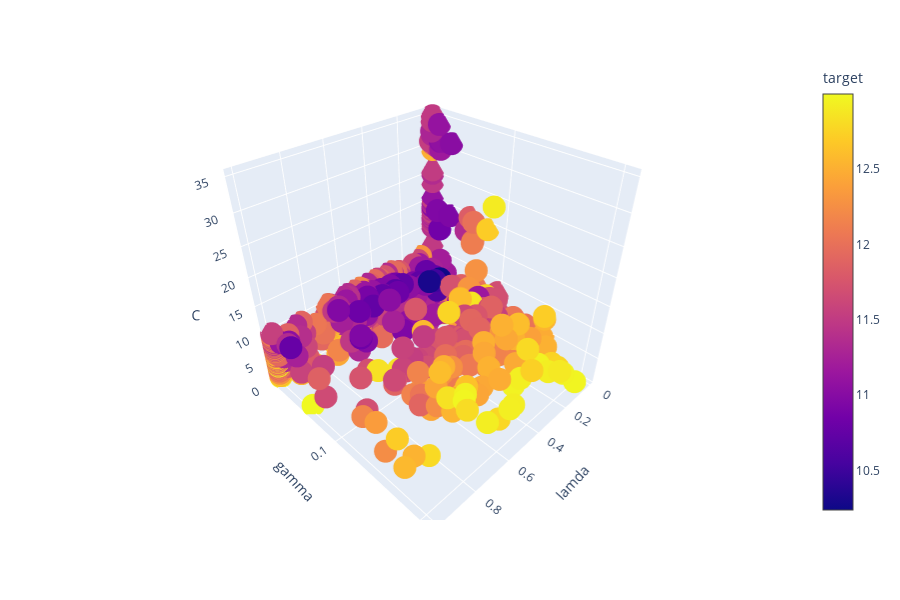

Source (notebook cell):
### Code cell
px.scatter_3d(df1, x = "lamda", y = "gamma", z = "C", color = "target", hover_data = ["epsilon"])

### Figure 1 — Plotly figure (JSON) as saved in the notebook; plotly's stock layout.template omitted (floating-point values rounded to 4 significant figures; data arrays with more than 128 entries replaced by an {"elided": "..."} marker saying what was removed)
{"data": [{"customdata": {"elided": "1290x1 float values"}, "hoverlabel": {"namelength": 0}, "hovertemplate": "lamda=%{x}<br>gamma=%{y}<br>C=%{z}<br>epsilon=%{customdata[0]}<br>target=%{marker.color}", "legendgroup": "", "marker": {"color": {"elided": "1290 float values"}, "coloraxis": "coloraxis", "symbol": "circle"}, "mode": "markers", "name": "", "scene": "scene", "showlegend": false, "type": "scatter3d", "x": {"elided": "1290 float values"}, "y": {"elided": "1290 float values"}, "z": {"elided": "1290 float values"}}], "layout": {"coloraxis": {"colorbar": {"title": {"text": "target"}}, "colorscale": [[0, "#0d0887"], [0.1111, "#46039f"], [0.2222, "#7201a8"], [0.3333, "#9c179e"], [0.4444, "#bd3786"], [0.5556, "#d8576b"], [0.6667, "#ed7953"], [0.7778, "#fb9f3a"], [0.8889, "#fdca26"], [1, "#f0f921"]]}, "height": 600, "legend": {"tracegroupgap": 0}, "margin": {"t": 60}, "scene": {"domain": {"x": [0, 0.98], "y": [0, 1]}, "xaxis": {"title": {"text": "lamda"}}, "yaxis": {"title": {"text": "gamma"}}, "zaxis": {"title": {"text": "C"}}}}}
